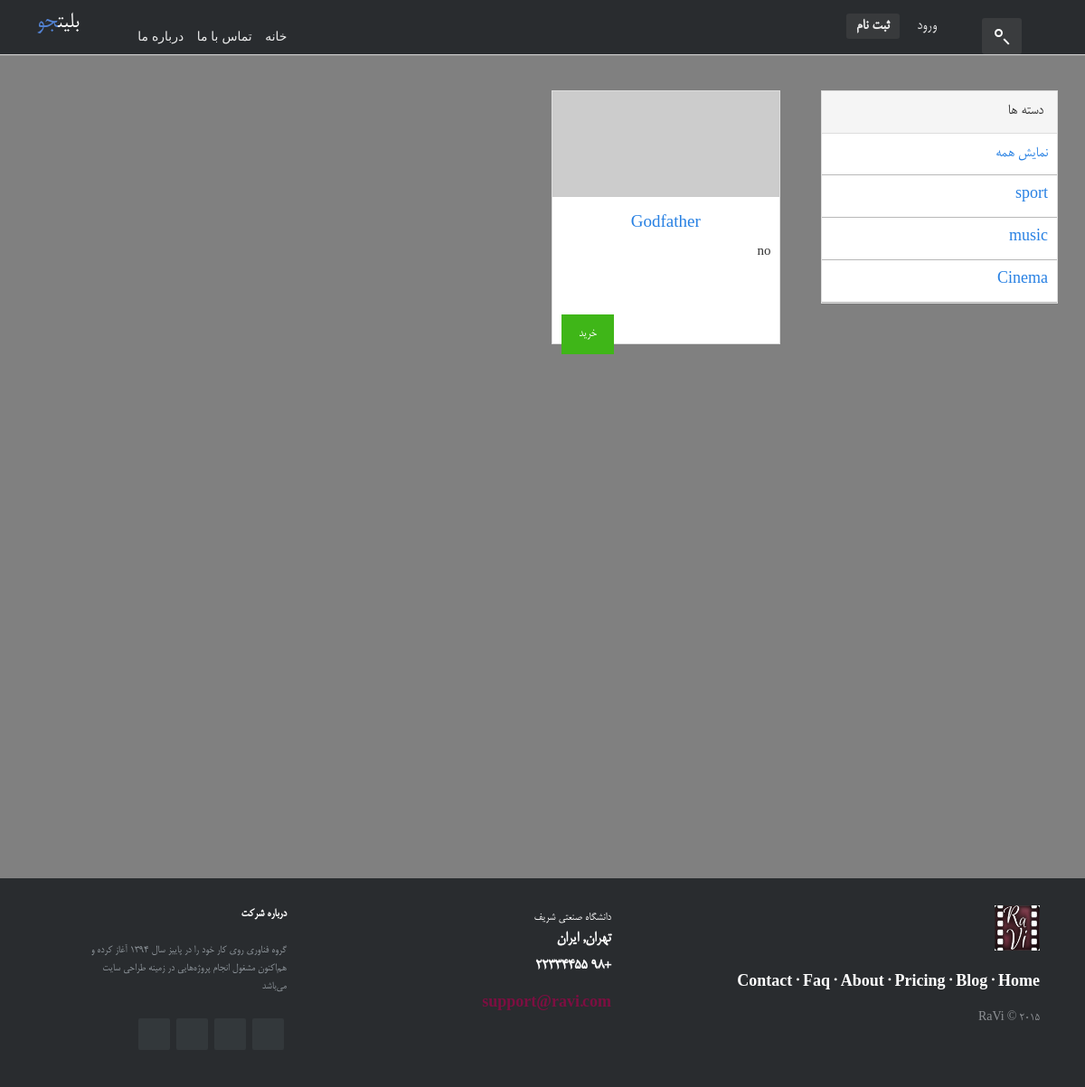
The app's page /portal/edit-events/all/, older data.
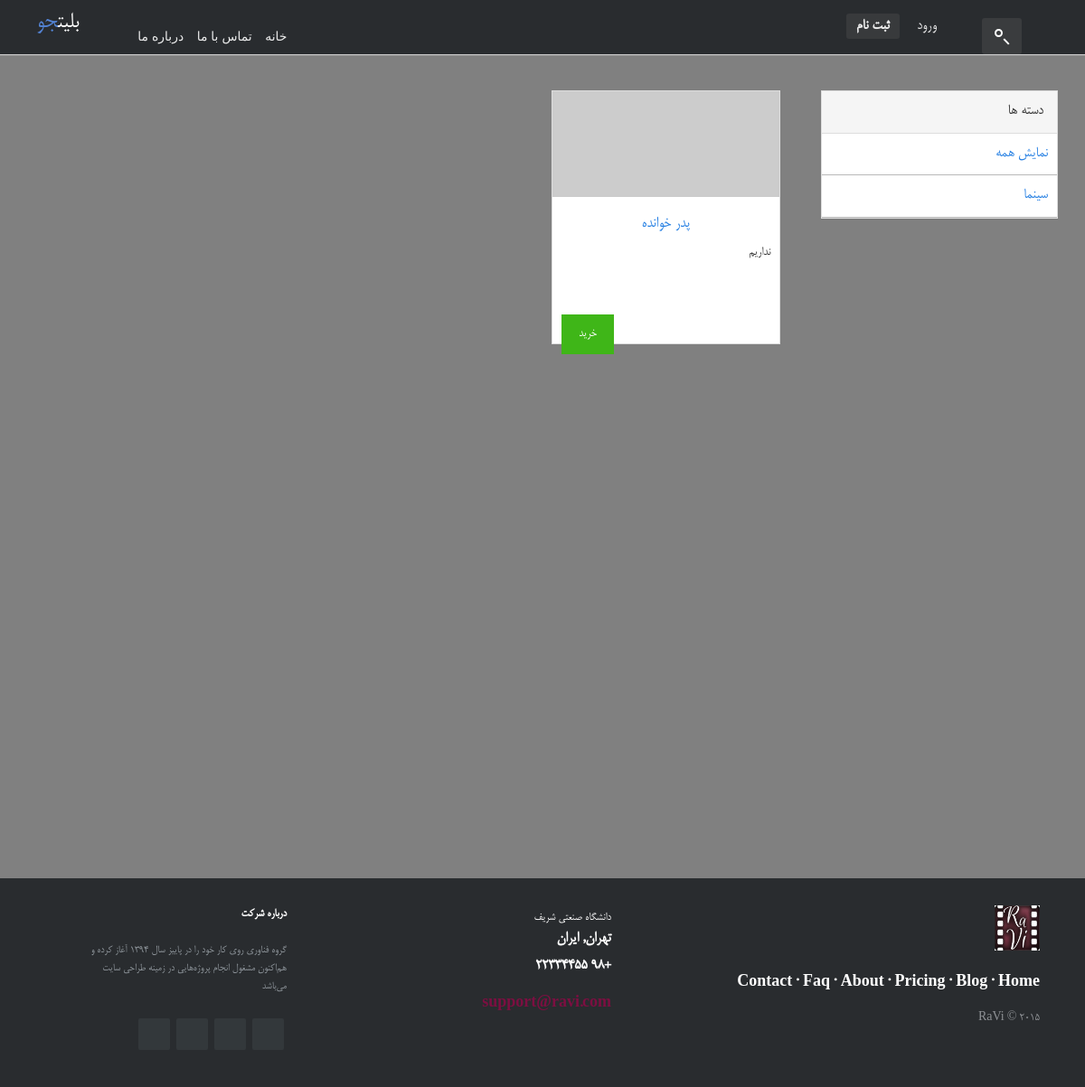
The same page, newer data.
### event/models.py (models this page shows, shortened)
class Type(models.Model):
    type = models.CharField(max_length=100)
    name = models.CharField(max_length=100)

class Event(models.Model):
    name = models.CharField(max_length=100)
    duration = models.FloatField()
    desc = models.CharField(max_length=100)
    date = models.DateField()
    deadline = models.DateField()
    picture = models.ImageField(upload_to='static/images')
    place = models.CharField(max_length=100)
    ticket_num = models.IntegerField()
    type = models.CharField(max_length=100)
    sub_type = models.CharField(max_length=100)
    address = models.CharField(max_length=200)
    ticket_price = models.CharField(max_length=8)
    rate = models.IntegerField()

### account/views.py (the view)
def eventsall(request):
    is_signed_in = request.user.is_authenticated()
    is_admin = request.user.is_superuser
    allEvents = Event.objects.all()
    types1 = Type.objects.all()
    return render(request, 'events.html', {'signed_in': is_signed_in,'admin': is_admin, 'guest': not is_signed_in,'types':types1, 'type':'all', 'events': allEvents})

### templates/events.html (shortened to what this page needs)
{% extends "base.html" %}
{% block body %}
    {% load staticfiles %}
    <link href={% static "css/shop-homepage.css" %} rel="stylesheet">
    <link href={% static "css/main.css" %} rel="stylesheet">
    <div class="container" id="wrapper">
        <section style="padding-bottom: 50%">
            <div class="row">
                <div class="col-md-3" style="margin-top: 20px">
                    <div class="panel panel-default farsi-font" style="font-size: 18px">
                        {% if type == "all" %}
                            <div class="panel-heading">دسته ها</div>
                            <div class="panel-body">
                                <a href="/my-admin/events/{{ type }}/">نمایش همه</a>
                            </div>
                            {% for mytype in types %}
                                <div class="panel-body">
                                    <a href="/category/{{ mytype.name }}/">{{ mytype.name }}</a>
                                </div>
                            {% endfor %}
                        {% endif %}
                    </div>
                </div>
                <div class="col-md-9">
                    {% for event in events %}
                        <div class="col-sm-4 col-md-4">
                            <div class="thumbnail" >
                                <img src="http://placehold.it/320x150" alt="">
                                <div class="caption">
                                    <h4 class="farsi-font" style="text-align: center"><a href="/event/{{ event.id }}" style="max-width: inherit">{{ event.name }}</a>
                                    </h4>
                                    <p style="text-align: justify">{{ event.desc}}</p>
                                </div>
                                <div class="ratings">
                                    <p>
                                        {% if not admin %}
                                            <a href="" class="pull-left btn btn-success buy">خرید</a>
                                        {% endif %}
                                    </p>
                                </div>
                            </div>
                        </div>
                    {% endfor %}
                </div>
            </div>
        </section>
    </div>
{% endblock %}

Row changes from the older to the newer data that the page shows:
removed Type: name "sport"
removed Type: name "music"
removed Type: name "Cinema"
removed Event: name "Godfather", desc "no"
added Type: name "سینما"
added Event: name "پدر خوانده", desc "نداریم"
